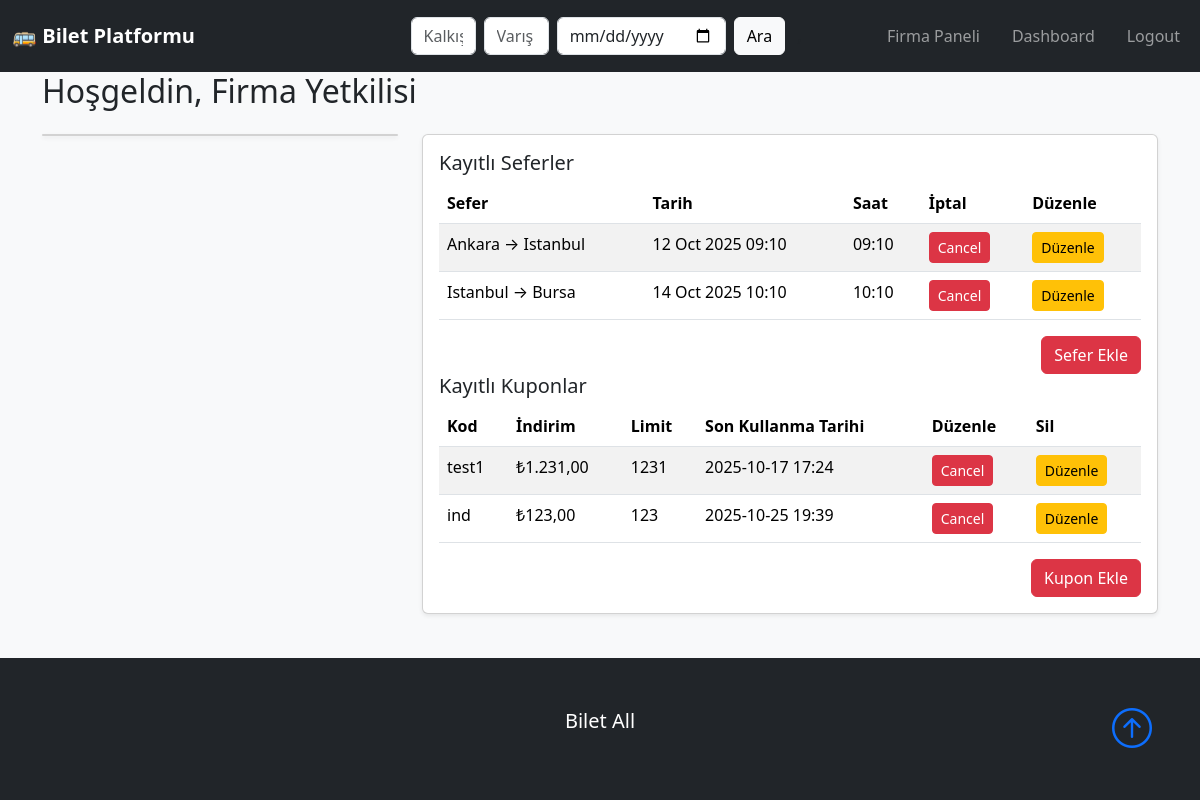
The app's page /company_panel.php (signed in) with its own data.
### tables this page shows
CREATE TABLE Trips (
    id TEXT PRIMARY KEY,                          -- UUID
    company_id TEXT NOT NULL,
    destination_city TEXT NOT NULL,
    arrival_time DATETIME NOT NULL,
    departure_time DATETIME NOT NULL,
    departure_city TEXT NOT NULL,
    price REAL NOT NULL,
    capacity INTEGER NOT NULL,
    created_date TIMESTAMP DEFAULT CURRENT_TIMESTAMP,
    FOREIGN KEY (company_id) REFERENCES Bus_Company(id)
);

CREATE TABLE Coupons (
    id TEXT PRIMARY KEY,                          -- UUID
    code TEXT UNIQUE NOT NULL,
    discount REAL NOT NULL,
    company_id TEXT NOT NULL,
    usage_limit INTEGER NOT NULL,
    expire_date DATETIME NOT NULL,
    created_at TIMESTAMP DEFAULT CURRENT_TIMESTAMP,
    FOREIGN KEY (company_id) REFERENCES Bus_Company(id)
);

### src/auth.php (called while the page is built, shortened)
<?php
require_once __DIR__ . '/db_connect.php';
include __DIR__ . '/../src/helper.php';
function isAdmin()
{
    return isset($_SESSION['role']) && $_SESSION['role'] === 'admin';
}
function isCompany()
{
    return isset($_SESSION['role']) && $_SESSION['role'] === 'company';
}
?>

### src/helper.php (called while the page is built, shortened)
<?php
function get_company_trips($company_id) {
    require __DIR__ . '/db_connect.php';
    $stmt = $db->prepare('SELECT id, company_id, destination_city, departure_city, departure_time, price capacity, created_date
        FROM Trips
        WHERE company_id = :company_id
        ORDER BY created_date DESC');
    $stmt->bindValue(':company_id', $company_id, PDO::PARAM_STR);
    $stmt->execute();
    return $stmt->fetchAll(PDO::FETCH_ASSOC);
}
function get_company_coupons($company_id) {
    global $db;
    $stmt = $db->prepare('SELECT * FROM Coupons WHERE company_id = :company_id ORDER BY created_at DESC');
    $stmt->bindValue(':company_id', $company_id, PDO::PARAM_STR);
    $stmt->execute();
    return $stmt->fetchAll(PDO::FETCH_ASSOC);
}
?>

### public/company_panel.php (the view, shortened to what this page needs)
<?php
require_once __DIR__ . '/../src/auth.php';
require_once __DIR__ .'/../src/helper.php';
include 'header.php';
$company_id = $_SESSION['company_id'];
$full_name = $_SESSION['full_name'] ?? '';
$trips = get_company_trips($company_id);
$coupons = get_company_coupons($company_id);
?>
<div class="main-content">
  <div class="container">
  <h2 class="mb-4">Hoşgeldin, <?= htmlspecialchars($full_name) ?></h2>
    <div class="row g-4">
      <div class="col-md-4">
        <div class="card text-center shadow-sm">
        </div>
      </div>
      <div class="col-md-8">
        <div class="card shadow-sm">
          <div class="card-body">
            <h5 class="card-title">Kayıtlı Seferler</h5>
            <table class="table table-striped">
              <thead>
                <tr>
                  <th>Sefer</th>
                  <th>Tarih</th>
                  <th>Saat</th>
                  <th>İptal</th>
                  <th>Düzenle</th>
                </tr>
              </thead>
              <tbody>
                <?php if (empty($trips)): ?>
                  <tr><td colspan="3" class="text-center">Firmanıza kayıtlı sefer bulunmamaktadır..</td></tr>
                <?php else: ?>
                  <?php foreach ($trips as $trip): ?>
                    <tr>
                      <td><?= htmlspecialchars($trip['departure_city']) ?> → <?= htmlspecialchars($trip['destination_city']) ?></td>
                      <td><?= date('d M Y  h:m', strtotime($trip['departure_time'])) ?></td>
                      <td><?= date('H:m', strtotime($trip['departure_time'])) ?></td>
                      <td>
                        <form action="cancel_trip.php" method="POST" style="display:inline;">
                        <button type="submit" class="btn btn-danger btn-sm">Cancel</button>
                        </form>
                      </td>
                      <td>
                        <form action="edit_trip.php" method="POST" style="display:inline;">
                        <a href="edit_trip.php?trip_id=<?= $trip['id'] ?>" class="btn btn-sm btn-warning">Düzenle</a>
                        </form>
                      </td>
                    </tr>
                  <?php endforeach; ?>
                <?php endif; ?>
              </tbody>
            </table>
            <div class="mt-3 text-end">
                <a href="sefer_ekle.php" class="btn btn-danger">Sefer Ekle</a>
            </div>
            <h5 class="card-title">Kayıtlı Kuponlar</h5>
            <table class="table table-striped">
              <thead>
                <tr>
                  <th>Kod</th>
                  <th>İndirim</th>
                  <th>Limit</th>
                  <th>Son Kullanma Tarihi</th>
                  <th>Düzenle</th>
                  <th>Sil</th>
                </tr>
              </thead>
              <tbody>
                <?php if (empty($coupons)): ?>
                  <tr><td colspan="3" class="text-center">Firmanıza kayıtlı Kupon bulunmamaktadır..</td></tr>
                <?php else: ?>
                  <?php foreach ($coupons as $coupon): ?>
                    <tr>
                      <td><?= htmlspecialchars($coupon['code']) ?></td>
                      <td>₺<?= number_format($coupon['discount'], 2, ',', '.') ?></td>
                      <td><?= htmlspecialchars($coupon['usage_limit']) ?></td>
                      <td><?= date('Y-m-d H:i', strtotime($coupon['expire_date'])) ?></td>
                      <td>
                        <form action="cancel_coupon.php" method="POST" style="display:inline;">
                            <button type="submit" class="btn btn-danger btn-sm">Cancel</button>
                        </form>
                      </td>
                      <td>
                        <a href="edit_coupon.php?coupon_id=<?= htmlspecialchars($coupon['id']) ?>" class="btn btn-sm btn-warning">Düzenle</a>
                      </td>
                    </tr>
                  <?php endforeach; ?>
                <?php endif; ?>
              </tbody>
            </table>
            <div class="mt-3 text-end">
                <a href="add_coupon.php" class="btn btn-danger">Kupon Ekle</a>
            </div>
          </div>
        </div>
      </div>
    </div>
  </div>
</div>
<?php include 'footer.php'; ?>

### public/header.php (shortened to what this page needs)
<?php
require_once __DIR__ . '/../src/auth.php';
?>
<!DOCTYPE html>
<html lang="tr">
  <head>
    <link href="https://cdn.jsdelivr.net/npm/bootstrap@5.3.3/dist/css/bootstrap.min.css" rel="stylesheet">
    <link href="view/css/style.css" rel="stylesheet">
  </head>
  <body class="bg-light">
    <nav id="mainNavbar" class="navbar navbar-expand-lg bg-dark navbar-dark py-3">
      <div class="container">
        <div class="d-flex w-100 align-items-center justify-content-between flex-wrap">
          <a class="navbar-brand fw-bold" href="index.php">🚌 Bilet Platformu</a>
        </div>
      </div>
      <div class="container">
          <div class="flex-grow-1 d-flex justify-content-center order-3 order-lg-2 my-2 my-lg-0">
            <form class="d-flex w-100" style="max-width:500px;" method="GET" action="searchresults.php">
              <input class="form-control me-2" type="text" name="from" placeholder="Kalkış" required>
              <input class="form-control me-2" type="text" name="to" placeholder="Varış" required>
              <input class="form-control me-2" type="date" name="date" required>
              <button class="btn btn-light" type="submit">Ara</button>
            </form>
          </div>
      </div>,
      <div class="container">
            <div class="collapse navbar-collapse" id="navmenu">
              <ul class="navbar-nav ms-auto mb-2 mb-lg-0">
                <?php if (isset($_SESSION['user_id'])): ?>
                  <?php if (isAdmin()): ?>
                    <li class="nav-item me-3"><a class="nav-link" href="admin_dashboard.php">Dashboard</a></li>
                    <li class="nav-item"><a class="nav-link" href="logout.php">Logout</a></li>
                  <?php elseif (isCompany()): ?>
                    <li class="nav-item me-3"><a class="nav-link" href="company_panel.php">Firma Paneli</a></li>
                    <li class="nav-item me-3"><a class="nav-link" href="dashboard.php">Dashboard</a></li>
                    <li class="nav-item"><a class="nav-link" href="logout.php">Logout</a></li>
                  <?php else: ?>
                    <li class="nav-item me-3"><a class="nav-link" href="dashboard.php">Dashboard</a></li>
                    <li class="nav-item"><a class="nav-link" href="logout.php">Logout</a></li>
                  <?php endif; ?>
                <?php else: ?>
                  <li class="nav-item me-3"><a class="nav-link" href="login.php">Login</a></li>
                  <li class="nav-item"><a class="nav-link" href="register.php">Register</a></li>
                <?php endif; ?>
              </ul>
            </div>
          </div>
    </nav>
  </body>
</html>

### public/footer.php (shortened to what this page needs)
<html>
  <head>
    <link
      href="https://cdn.jsdelivr.net/npm/bootstrap@5.3.3/dist/css/bootstrap.min.css"
      rel="stylesheet">
    <link
      rel="stylesheet"
      href="https://cdn.jsdelivr.net/npm/bootstrap-icons@1.3.0/font/bootstrap-icons.css"
    />
    <link href="view/css/style.css" rel="stylesheet">
  </head>
  <body>
    <footer class="p-5 bg-dark text-white text-center position-relative">
      <div class="container">
        <p class="lead">Bilet All</p>
        <a href="#" class="position-absolute bottom-0 end-0 p-5">
          <i class="bi bi-arrow-up-circle h1"></i>
        </a>
      </div>
    </footer>
  </body>
</html>

### public/view/css/style.css (style rules this page uses)
html, body { height: 100%; }
body { display: flex; flex-direction: column; min-height: 100vh; }
.main-content { flex: 1; }
footer { background-color: #f8f9fa; padding: 20px 0; text-align: center; margin-top: auto; }

### records on screen
trips: departure_city "Ankara", destination_city "Istanbul", departure_time "12 Oct 2025 09:10", departure_time "09:10"
trips: departure_city "Istanbul", destination_city "Bursa", departure_time "14 Oct 2025 10:10", departure_time "10:10"
coupons: code "test1", discount "1.231,00", usage_limit "1231", expire_date "2025-10-17 17:24"
coupons: code "ind", discount "123,00", usage_limit "123", expire_date "2025-10-25 19:39"

### other values on screen
$full_name "Firma Yetkilisi"
